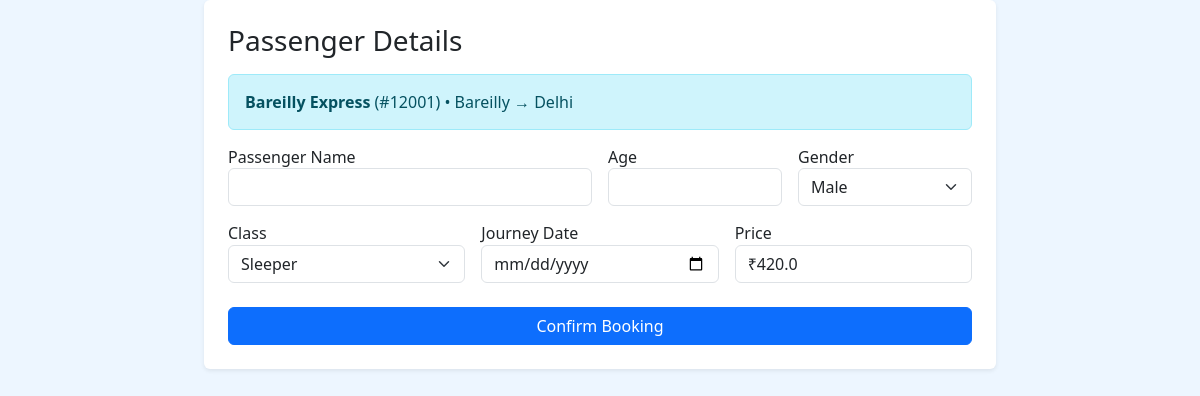
Screenshot of /booking?train_id=1 (signed in) with the database file from the repository.
### tables this page shows
CREATE TABLE trains (
    id INTEGER PRIMARY KEY AUTOINCREMENT,
    train_number TEXT NOT NULL,
    train_name TEXT NOT NULL,
    source TEXT NOT NULL,
    destination TEXT NOT NULL,
    departure_time TIME NOT NULL,
    arrival_time TIME NOT NULL,
    duration TEXT NOT NULL,
    fare REAL NOT NULL,
    total_seats INTEGER NOT NULL,
    available_seats INTEGER NOT NULL,
    class_type TEXT DEFAULT 'General'
);

### routes/trains.py (the view, shortened to what this page needs)
@trains_bp.route("/booking", methods=["GET", "POST"])
def booking():
    if not session.get("user"):
        flash("Please log in to make a booking.", "danger")
        return redirect(url_for("auth.login"))
    train_id = request.args.get("train_id") or request.form.get("train_id")
    conn = db_connection()
    cur = conn.cursor()
    cur.execute("SELECT * FROM trains WHERE id = ?", (train_id,))
    train = cur.fetchone()
    conn.close()
    if not train:
        flash("Selected train not found.", "danger")
        return redirect(url_for("trains.search"))
    return render_template("booking.html", train=dict(train))

### database/db.py (called while the page is built, shortened)
def db_connection():
    use_mysql = os.getenv("USE_MYSQL", "false").lower() == "true"
    conn = sqlite3.connect(BASE_DIR / "railway.db")
    conn.row_factory = sqlite3.Row
    return conn

### templates/booking.html (shortened to what this page needs)
{% extends 'base.html' %}
{% block content %}
<div class="row justify-content-center">
    <div class="col-lg-8">
        <div class="card shadow-sm border-0">
            <div class="card-body p-4">
                <h3 class="mb-3">Passenger Details</h3>
                <div class="alert alert-info">
                    <strong>{{ train.train_name }}</strong> (#{{ train.train_number }}) • {{ train.source }} → {{ train.destination }}
                </div>
                <form method="post">
                    <div class="row g-3">
                        <div class="col-md-6">
                            <label>Passenger Name</label>
                            <input type="text" name="passenger_name" class="form-control" required>
                        </div>
                        <div class="col-md-3">
                            <label>Age</label>
                            <input type="number" name="age" class="form-control" min="1" max="120" required>
                        </div>
                        <div class="col-md-3">
                            <label>Gender</label>
                            <select name="gender" class="form-select" required>
                                <option value="Male">Male</option>
                            </select>
                        </div>
                        <div class="col-md-4">
                            <label>Class</label>
                            <select name="class_name" class="form-select" required>
                                <option value="Sleeper">Sleeper</option>
                            </select>
                        </div>
                        <div class="col-md-4">
                            <label>Journey Date</label>
                            <input type="date" name="journey_date" class="form-control" required>
                        </div>
                        <div class="col-md-4">
                            <label>Price</label>
                            <input type="text" class="form-control" value="₹{{ train.fare }}" readonly>
                        </div>
                    </div>
                    <button class="btn btn-primary mt-4 w-100">Confirm Booking</button>
                </form>
            </div>
        </div>
    </div>
</div>
{% endblock %}

### static/css/style.css (style rules this page uses)
* { box-sizing: border-box; }
html, body { margin: 0; min-height: 100%; font-family: "Segoe UI", Arial, sans-serif; background: #edf6ff; color: var(--text); }
body { line-height: 1.4; }
button, input, select { font: inherit; }

### rows the page displays
trains: train_name "Bareilly Express", train_number "12001", source "Bareilly", destination "Delhi", fare "₹420.0"
